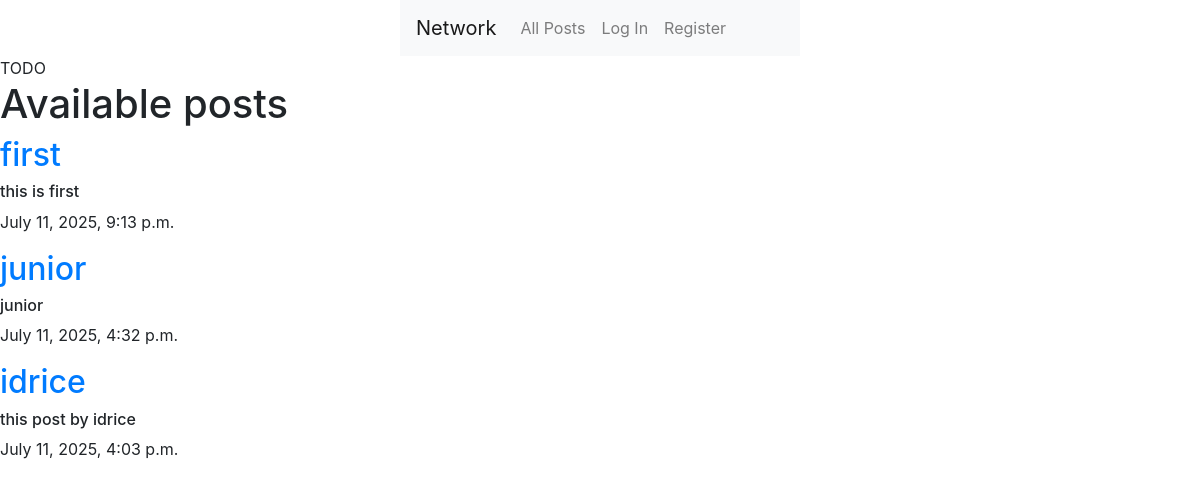
Before: / with the older database file.
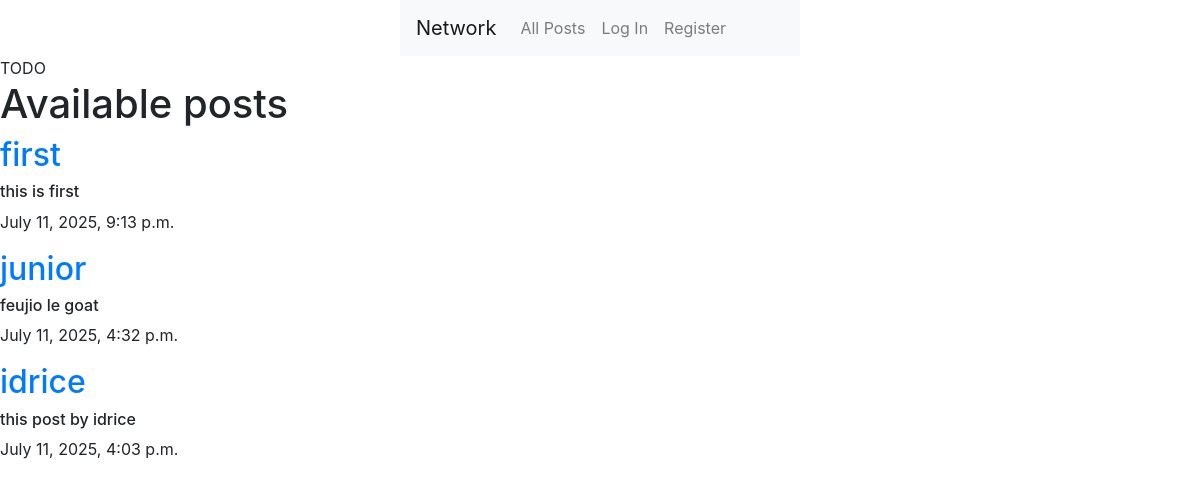
After: the same page with the newer database file.
### network/models.py (models this page shows, shortened)
class Posts(models.Model):
    content = models.CharField(max_length=164)
    user = models.ForeignKey(User, on_delete=models.CASCADE, related_name="author")
    date = models.DateTimeField(auto_now_add=True)

class User(AbstractUser):
    pass

### network/views.py (the view)
# urls.py: path("", views.index, name="index"),
def index(request):
    posts = Posts.objects.all().order_by('id').reverse()
    pagi = Paginator(posts, 10)
    paginumber = request.GET.get('page')
    pagePosts = pagi.get_page(paginumber)
    context = {
        "posts":posts,
        "pagePosts":pagePosts
    }
    return render(request, "network/index.html", context)

### network/templates/network/index.html (shortened to what this page needs)
{% extends "network/layout.html" %}
{% block body %}
    TODO
    <h1>Available posts</h1>
    <div>
        {%for post in pagePosts %}
          <div>
            <h2><a href="{%url 'profile' user_id=post.user.id%}">{{post.user}}</a></h2>
            <h6>{{post.content}}</h6>
            <p>{{post.date}}</p>
                    </div>
                    {%endfor%}
                </div>
{% endblock %}

Changed rows visible on the page:
changed Posts "junior": content "junior" → "feujio le goat"
